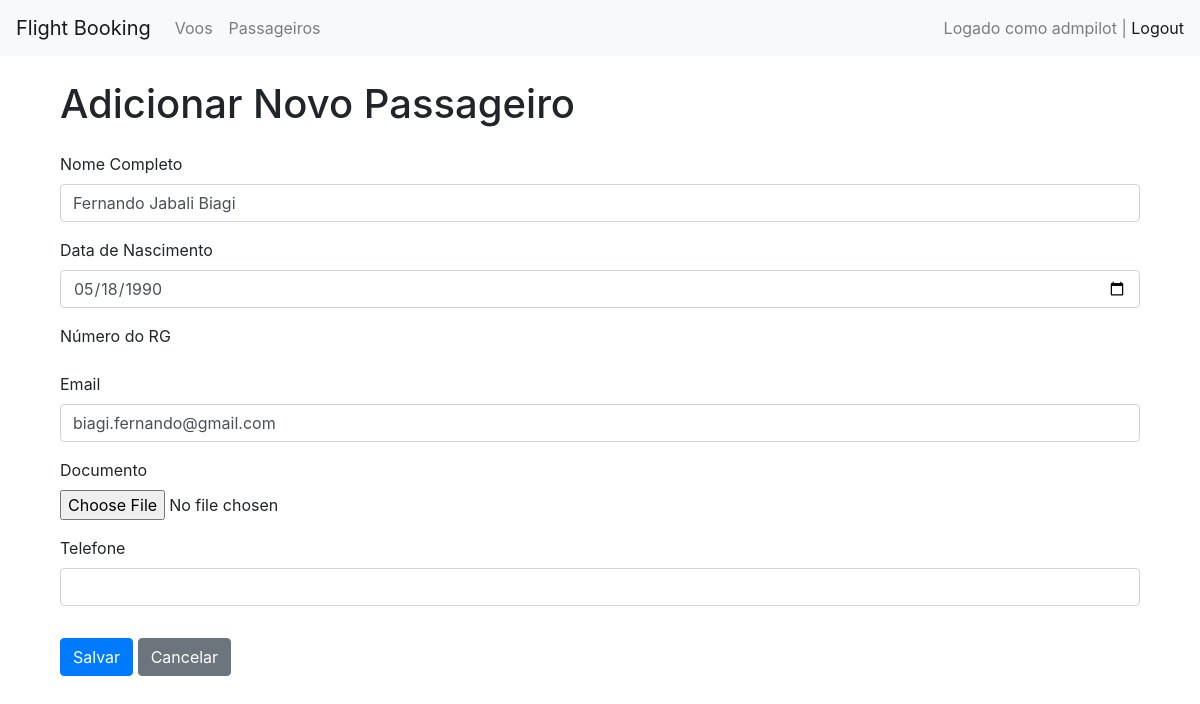
/passengers/1/update/ (signed in), run on the app's committed database.
### passengers/models.py (models this page shows, shortened)
class Passenger(models.Model):
    full_name = models.CharField(max_length=255)
    birth_date = models.DateField()
    rg = models.CharField(max_length=20)
    email = models.EmailField()
    telefone = models.CharField(max_length=15, blank=True, null=True)
    document = models.FileField(upload_to='documents/', blank=True, null=True)  # Campo adicionado

### passengers/views.py (the view)
# urls.py: path('<int:id>/update/', views.passenger_update, name='passenger_update'),
@login_required
def passenger_update(request, id):
    passenger = get_object_or_404(Passenger, id=id)
    if request.method == "POST":
        form = PassengerForm(request.POST, request.FILES, instance=passenger)
        if form.is_valid():
            form.save()
            return redirect('passenger_list')
    else:
        form = PassengerForm(instance=passenger)
    return render(request, 'passengers/passenger_form.html', {'form': form})

### passengers/forms.py
class PassengerForm(forms.ModelForm):
    class Meta:
        model = Passenger
        fields = ['full_name', 'birth_date', 'rg', 'email', 'telefone', 'document']
        widgets = {
            'full_name': forms.TextInput(attrs={'class': 'form-control'}),
            'birth_date': forms.DateInput(attrs={'class': 'form-control', 'type': 'date'}),
            'rg': forms.TextInput(attrs={'class': 'form-control'}),
            'email': forms.EmailInput(attrs={'class': 'form-control'}),
            'telefone': forms.TextInput(attrs={'class': 'form-control'}),
            'document': forms.FileInput(attrs={'class': 'form-control-file'}),
        }

### passengers/templatetags/form_filters.py (called while the page is built)
@register.filter(name='add_class')
def add_class(value, css_class):
    return value.as_widget(attrs={'class': css_class})

### passengers/templates/passengers/passenger_form.html (shortened to what this page needs)
{% extends 'base.html' %}
{% load form_filters %}
{% block content %}
<div class="container mt-4">
    <h1 class="mb-4">{% if passenger %}Editar Passageiro{% else %}Adicionar Novo Passageiro{% endif %}</h1>
    <form method="post" enctype="multipart/form-data">
        <div class="form-group">
            <label for="full_name">Nome Completo</label>
            {{ form.full_name }}
        </div>
        <div class="form-group">
            <label for="birth_date">Data de Nascimento</label>
            {{ form.birth_date }}
        </div>
        <div class="form-group">
            <label for="rg_number">Número do RG</label>
        </div>
        <div class="form-group">
            <label for="email">Email</label>
            {{ form.email }}
        </div>
        <div class="form-group">
            <label for="document">Documento</label>
            {{ form.document }}
        </div>
        <div class="form-group">
            <label for="telefone">Telefone</label>
            {{ form.telefone|add_class:"form-control" }}
        </div>
        <button type="submit" class="btn btn-primary mt-3">Salvar</button>
        <a href="{% url 'passenger_list' %}" class="btn btn-secondary mt-3">Cancelar</a>
    </form>
</div>
{% endblock %}

### setup/templates/base.html (shortened to what this page needs)
<!DOCTYPE html>
<html lang="en">
<head>
    <link rel="stylesheet" href="https://stackpath.bootstrapcdn.com/bootstrap/4.5.2/css/bootstrap.min.css">
</head>
<body>
    <nav class="navbar navbar-expand-lg navbar-light bg-light">
        <a class="navbar-brand" href="#">Flight Booking</a>
        <div class="collapse navbar-collapse">
            <ul class="navbar-nav mr-auto">
                <li class="nav-item">
                    <a class="nav-link" href="{% url 'flight_list' %}">Voos</a>
                </li>
                <li class="nav-item">
                    <a class="nav-link" href="{% url 'passenger_list' %}">Passageiros</a>
                </li>
            </ul>
            {% if user.is_authenticated %}
            <span class="navbar-text">
                Logado como {{ user.username }} | <a href="{% url 'logout' %}">Logout</a>
            </span>
            {% else %}
            <a href="{% url 'login' %}" class="btn btn-outline-success">Login</a>
            {% endif %}
        </div>
    </nav>
    <div class="container mt-4">
        {% block content %}
        {% endblock %}
    </div>
</body>
</html>

### data on the page
Passenger: full_name "Fernando Jabali Biagi", birth_date "05/18/1990", email "biagi.fernando@gmail.com"

### other printed values
{{ user.username }} "admpilot"
